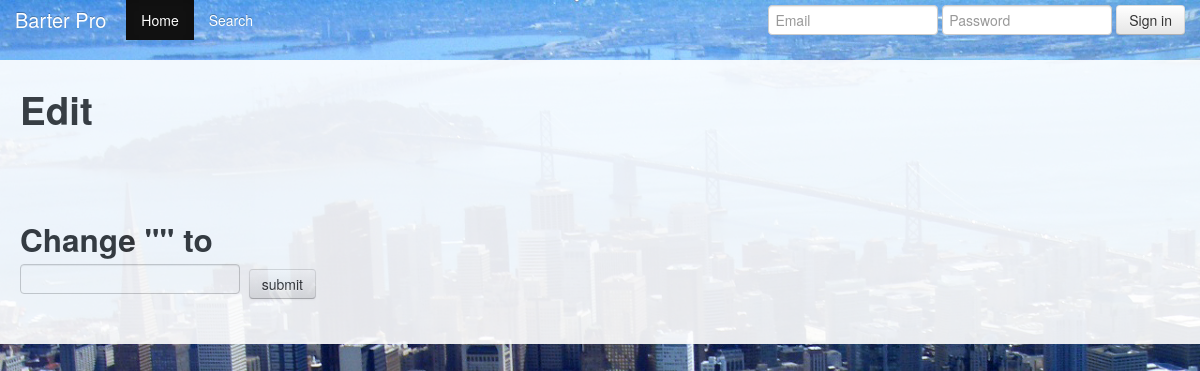
Page /edit_item/10 on the earlier database version.
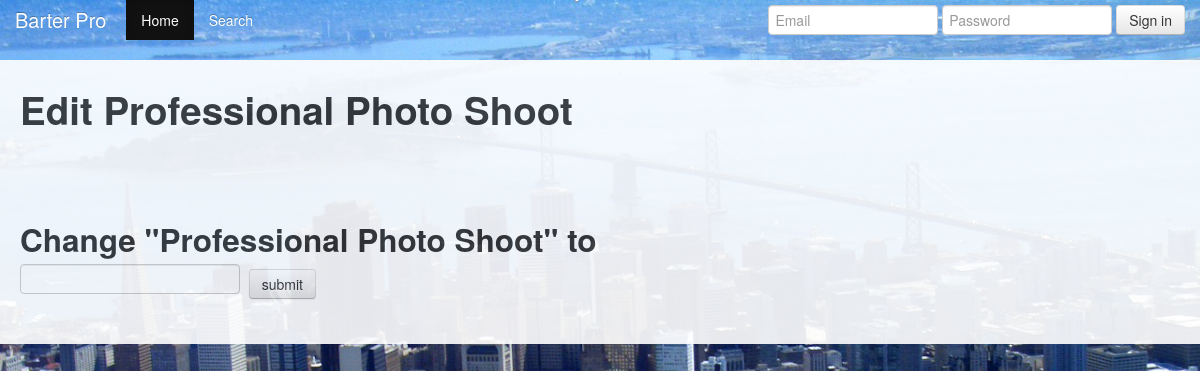
Same page on the later database version.
### model.py (models this page shows)
class Item(Base):
	__tablename__ = 'items'
	id = Column(Integer, primary_key=True)
	name = Column(String)
	description = Column(String)
	owned = Column(Boolean)
	image_url = Column(String, nullable=True)
	user_id = Column(Integer, ForeignKey("users.id"))
	cat_id = Column(Integer, ForeignKey("categories.id"))
	user = relationship("User", backref=backref("items", order_by=id))
	category = relationship("Category", backref=backref("items", order_by=id))

### server.py (the view)
@app.route("/edit_item/<int:id>", methods=["GET"])
def edit_item(id):
	item = db_session.query(Item).get(id)
	return render_template("/edit_item.html", item=item)

### server.py (called while the page is built)
@app.before_request
def before_request():
	g.user_id = session.get("user_id") #gets user ID from current session
	if not g.user_id: # redirects to log-in if no user ID session
		g.user_id = None
		g.user = None
	else:
		g.user = db_session.query(User).get(g.user_id)
		g.notifications, g.new_confirms, g.new_refusals = get_notifications()

### Templates/edit_item.html
{% extends "layout.html" %}
{% block body %}
	<h1>
		Edit {{item.name}}
	</h1>
		<h2>
 			<br>
 			<br>
 			Change "{{ item.name }}" to
 				<form name ="edit name" action="{{url_for('update_item', id=item.id)}}" method="POST">
  					<input type="text", name="name">
  					<input type="submit" class="btn" value="submit">
 				</form>
 		</h2>
{% endblock %}

Differences in the rows shown:
added Item: name "Professional Photo Shoot"
